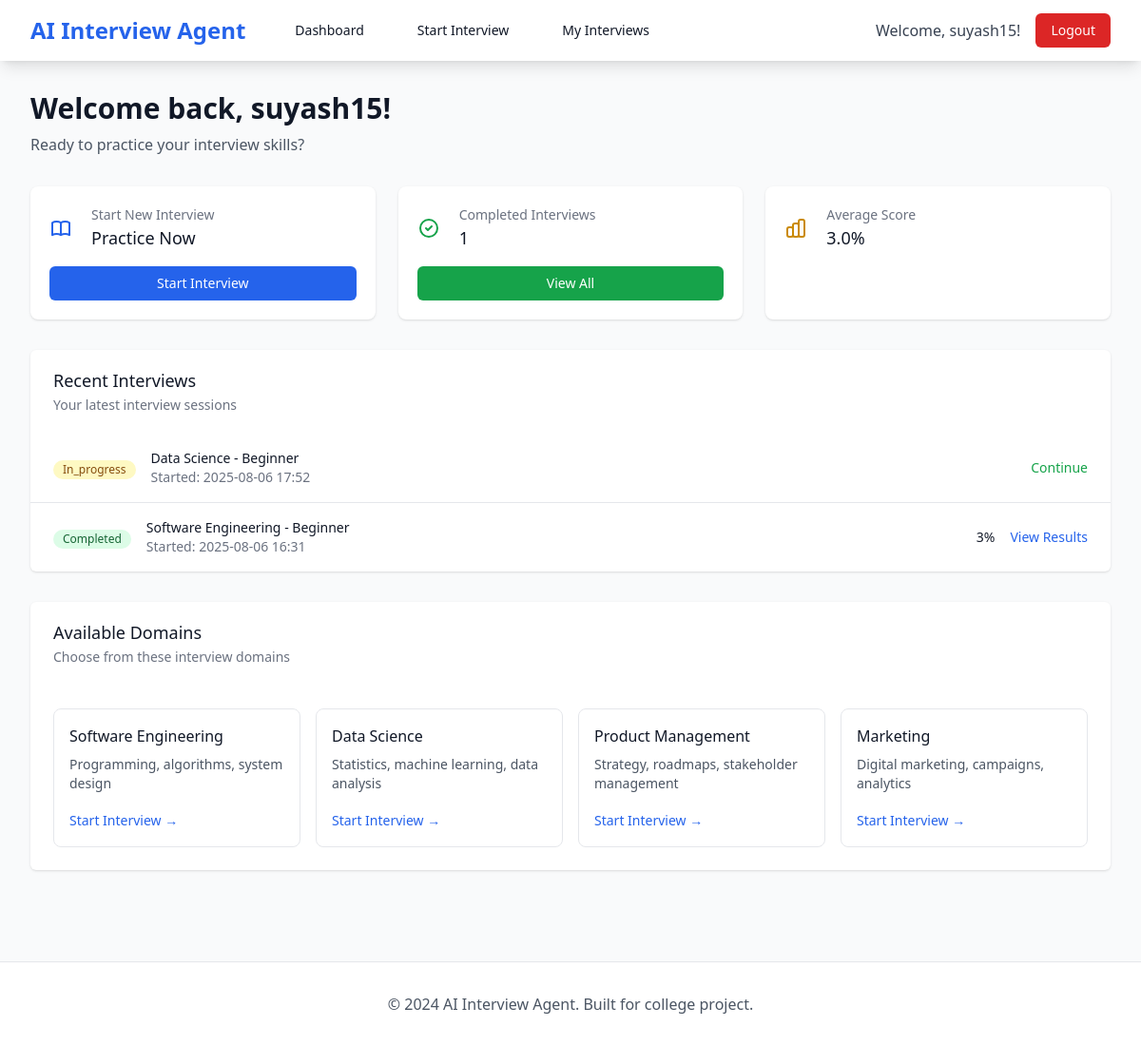
The page /dashboard (signed in) on the database as committed earlier.
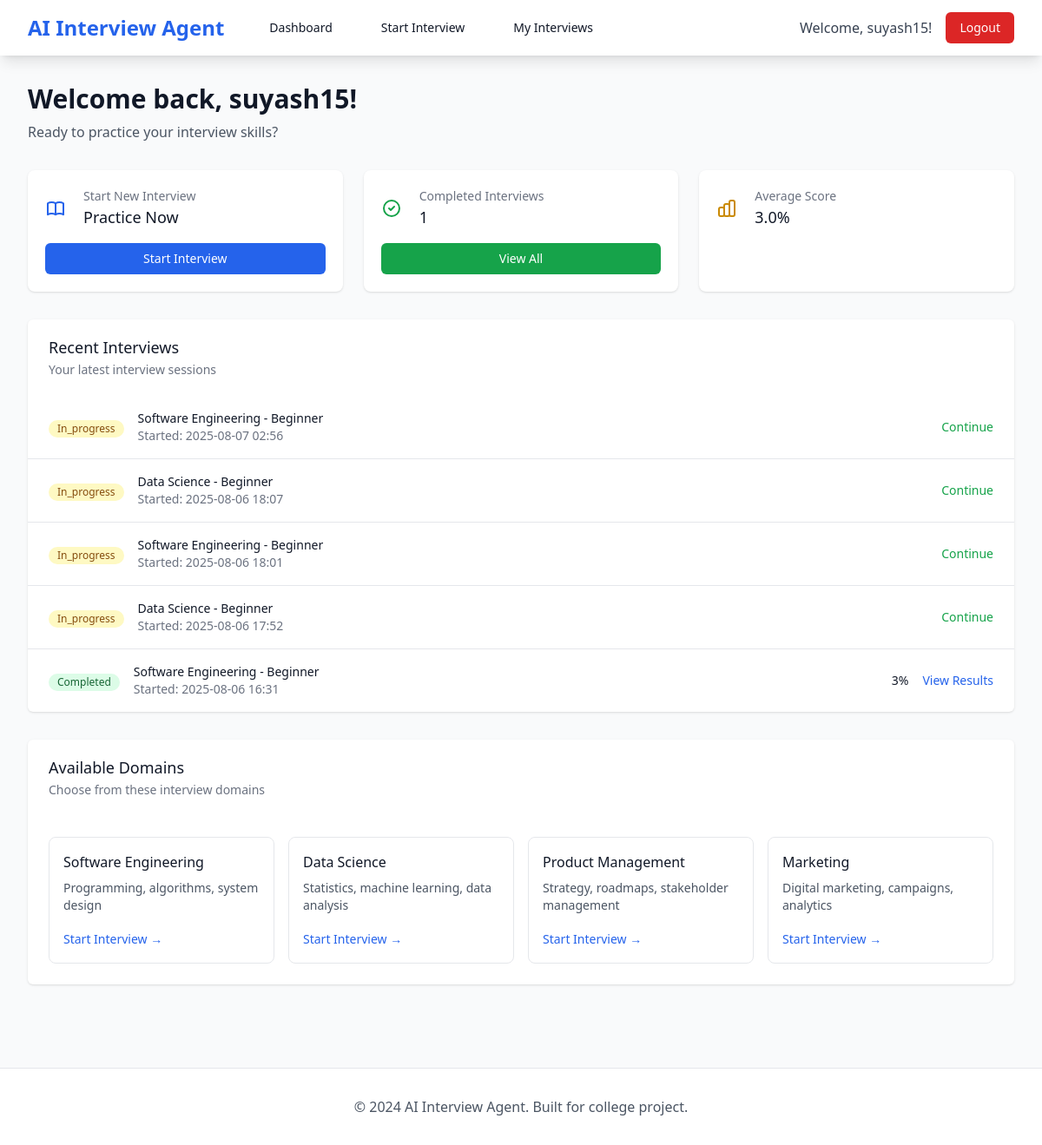
The same page on the database as committed later.
### database.py (models this page shows)
class User(UserMixin, db.Model):
    __tablename__ = 'users'
    id = db.Column(db.Integer, primary_key=True)
    email = db.Column(db.String(255), unique=True, nullable=False, index=True)
    username = db.Column(db.String(100), unique=True, nullable=False, index=True)
    password_hash = db.Column(db.String(255), nullable=False)
    full_name = db.Column(db.String(255), nullable=True)
    age = db.Column(db.Integer, nullable=True)
    gender = db.Column(db.String(20), nullable=True)
    is_active = db.Column(db.Boolean, default=True)
    created_at = db.Column(db.DateTime, default=datetime.utcnow)
    updated_at = db.Column(db.DateTime, default=datetime.utcnow, onupdate=datetime.utcnow)
    interviews = db.relationship('Interview', backref='user', lazy=True)

class Interview(db.Model):
    __tablename__ = 'interviews'
    id = db.Column(db.Integer, primary_key=True)
    user_id = db.Column(db.Integer, db.ForeignKey('users.id'), nullable=False)
    domain_id = db.Column(db.Integer, db.ForeignKey('domains.id'), nullable=False)
    difficulty_level = db.Column(db.String(20), nullable=False)
    duration_minutes = db.Column(db.Integer, default=30)
    status = db.Column(db.String(20), default='in_progress')  # in_progress, completed, cancelled
    overall_score = db.Column(db.Integer, nullable=True)  # 0-100
    feedback = db.Column(db.Text, nullable=True)
    started_at = db.Column(db.DateTime, default=datetime.utcnow)
    completed_at = db.Column(db.DateTime, nullable=True)
    answers = db.relationship('Answer', backref='interview', lazy=True)

class Domain(db.Model):
    __tablename__ = 'domains'
    id = db.Column(db.Integer, primary_key=True)
    name = db.Column(db.String(100), unique=True, nullable=False)
    description = db.Column(db.Text, nullable=True)
    created_at = db.Column(db.DateTime, default=datetime.utcnow)
    questions = db.relationship('Question', backref='domain', lazy=True)
    interviews = db.relationship('Interview', backref='domain', lazy=True)

### app.py (the view)
@app.route('/dashboard')
@login_required
def dashboard():
    recent_interviews = Interview.query.filter_by(user_id=current_user.id).order_by(Interview.started_at.desc()).limit(5).all()
    domains = interview_service.get_domains()
    return render_template('dashboard.html',
                         recent_interviews=recent_interviews,
                         domains=domains)

### auth.py (called while the page is built)
@login_manager.user_loader
def load_user(user_id):
    return User.query.get(int(user_id))

### interview.py (called while the page is built)
    def get_domains(self):
        return Domain.query.all()

### templates/dashboard.html (shortened to what this page needs)
{% extends "base.html" %}
{% block content %}
<div class="max-w-7xl mx-auto px-4 sm:px-6 lg:px-8 py-8">
    <div class="mb-8">
        <h1 class="text-3xl font-bold text-gray-900">Welcome back, {{ current_user.username }}!</h1>
        <p class="text-gray-600 mt-2">Ready to practice your interview skills?</p>
    </div>
    <div class="grid grid-cols-1 md:grid-cols-3 gap-6 mb-8">
        <div class="bg-white overflow-hidden shadow rounded-lg">
            <div class="p-5">
                <div class="flex items-center">
                    <div class="flex-shrink-0">
                    </div>
                    <div class="ml-5 w-0 flex-1">
                        <dl>
                            <dt class="text-sm font-medium text-gray-500 truncate">Start New Interview</dt>
                            <dd class="text-lg font-medium text-gray-900">Practice Now</dd>
                        </dl>
                    </div>
                </div>
                <div class="mt-4">
                    <a href="{{ url_for('start_interview') }}" class="bg-blue-600 hover:bg-blue-700 text-white px-4 py-2 rounded-md text-sm font-medium w-full inline-block text-center">
                        Start Interview
                    </a>
                </div>
            </div>
        </div>
        <div class="bg-white overflow-hidden shadow rounded-lg">
            <div class="p-5">
                <div class="flex items-center">
                    <div class="flex-shrink-0">
                        <svg class="h-6 w-6 text-green-600" fill="none" stroke="currentColor" viewBox="0 0 24 24">
                            <path stroke-linecap="round" stroke-linejoin="round" stroke-width="2" d="M9 12l2 2 4-4m6 2a9 9 0 11-18 0 9 9 0 0118 0z"/>
                        </svg>
                    </div>
                    <div class="ml-5 w-0 flex-1">
                        <dl>
                            <dt class="text-sm font-medium text-gray-500 truncate">Completed Interviews</dt>
                            <dd class="text-lg font-medium text-gray-900">{{ recent_interviews|selectattr('status', 'equalto', 'completed')|list|length }}</dd>
                        </dl>
                    </div>
                </div>
                <div class="mt-4">
                    <a href="{{ url_for('my_interviews') }}" class="bg-green-600 hover:bg-green-700 text-white px-4 py-2 rounded-md text-sm font-medium w-full inline-block text-center">
                        View All
                    </a>
                </div>
            </div>
        </div>
        <div class="bg-white overflow-hidden shadow rounded-lg">
            <div class="p-5">
                <div class="flex items-center">
                    <div class="flex-shrink-0">
                    </div>
                    <div class="ml-5 w-0 flex-1">
                        <dl>
                            <dt class="text-sm font-medium text-gray-500 truncate">Average Score</dt>
                            <dd class="text-lg font-medium text-gray-900">
                                {% set completed_interviews = recent_interviews|selectattr('status', 'equalto', 'completed')|list %}
                                {% if completed_interviews %}
                                    {{ "%.1f"|format(completed_interviews|map(attribute='overall_score')|sum / completed_interviews|length) }}%
                                {% else %}
                                    N/A
                                {% endif %}
                            </dd>
                        </dl>
                    </div>
                </div>
            </div>
        </div>
    </div>
    <div class="bg-white shadow overflow-hidden sm:rounded-md mb-8">
        <div class="px-4 py-5 sm:px-6">
            <h3 class="text-lg leading-6 font-medium text-gray-900">Recent Interviews</h3>
            <p class="mt-1 max-w-2xl text-sm text-gray-500">Your latest interview sessions</p>
        </div>
        {% if recent_interviews %}
            <ul class="divide-y divide-gray-200">
                {% for interview in recent_interviews %}
                <li>
                    <div class="px-4 py-4 sm:px-6">
                        <div class="flex items-center justify-between">
                            <div class="flex items-center">
                                <div class="flex-shrink-0">
                                    <span class="inline-flex items-center px-2.5 py-0.5 rounded-full text-xs font-medium
                                        {% if interview.status == 'completed' %}bg-green-100 text-green-800{% elif interview.status == 'in_progress' %}bg-yellow-100 text-yellow-800{% else %}bg-gray-100 text-gray-800{% endif %}">
                                        {{ interview.status|title }}
                                    </span>
                                </div>
                                <div class="ml-4">
                                    <div class="text-sm font-medium text-gray-900">
                                        {{ interview.domain.name }} - {{ interview.difficulty_level|title }}
                                    </div>
                                    <div class="text-sm text-gray-500">
                                        Started: {{ interview.started_at.strftime('%Y-%m-%d %H:%M') }}
                                    </div>
                                </div>
                            </div>
                            <div class="flex items-center space-x-4">
                                {% if interview.overall_score %}
                                    <span class="text-sm font-medium text-gray-900">{{ interview.overall_score }}%</span>
                                {% endif %}
                                {% if interview.status == 'completed' %}
                                    <a href="{{ url_for('results_page', interview_id=interview.id) }}"
                                       class="text-blue-600 hover:text-blue-900 text-sm font-medium">
                                        View Results
                                    </a>
                                {% elif interview.status == 'in_progress' %}
                                    <a href="{{ url_for('interview_page', interview_id=interview.id) }}"
                                       class="text-green-600 hover:text-green-900 text-sm font-medium">
                                        Continue
                                    </a>
                                {% endif %}
                            </div>
                        </div>
                    </div>
                </li>
                {% endfor %}
            </ul>
        {% endif %}
    </div>
    <div class="bg-white shadow overflow-hidden sm:rounded-md">
        <div class="px-4 py-5 sm:px-6">
            <h3 class="text-lg leading-6 font-medium text-gray-900">Available Domains</h3>
            <p class="mt-1 max-w-2xl text-sm text-gray-500">Choose from these interview domains</p>
        </div>
        <div class="grid grid-cols-1 md:grid-cols-2 lg:grid-cols-4 gap-4 p-6">
            {% for domain in domains %}
                <div class="border border-gray-200 rounded-lg p-4 hover:shadow-md transition-shadow">
                    <h4 class="font-medium text-gray-900 mb-2">{{ domain.name }}</h4>
                    <p class="text-sm text-gray-600 mb-4">{{ domain.description }}</p>
                    <a href="{{ url_for('start_interview') }}?domain={{ domain.id }}"
                       class="text-blue-600 hover:text-blue-900 text-sm font-medium">
                        Start Interview →
                    </a>
                </div>
            {% endfor %}
        </div>
    </div>
</div>
{% endblock %}

### templates/base.html (shortened to what this page needs)
<!DOCTYPE html>
<html lang="en">
<head>
    <script src="https://cdn.tailwindcss.com"></script>
    <link rel="stylesheet" href="{{ url_for('static', filename='css/style.css') }}">
</head>
<body class="bg-gray-50 min-h-screen">
    <nav class="bg-white shadow-lg">
        <div class="max-w-7xl mx-auto px-4 sm:px-6 lg:px-8">
            <div class="flex justify-between h-16">
                <div class="flex items-center">
                    <a href="{{ url_for('index') }}" class="flex-shrink-0">
                        <h1 class="text-2xl font-bold text-blue-600">AI Interview Agent</h1>
                    </a>
                    {% if current_user.is_authenticated %}
                    <div class="hidden md:ml-10 md:flex md:space-x-8">
                        <a href="{{ url_for('dashboard') }}" class="text-gray-900 hover:text-blue-600 px-3 py-2 rounded-md text-sm font-medium">
                            Dashboard
                        </a>
                        <a href="{{ url_for('start_interview') }}" class="text-gray-900 hover:text-blue-600 px-3 py-2 rounded-md text-sm font-medium">
                            Start Interview
                        </a>
                        <a href="{{ url_for('my_interviews') }}" class="text-gray-900 hover:text-blue-600 px-3 py-2 rounded-md text-sm font-medium">
                            My Interviews
                        </a>
                    </div>
                    {% endif %}
                </div>
                <div class="flex items-center space-x-4">
                    {% if current_user.is_authenticated %}
                        <span class="text-gray-700">Welcome, {{ current_user.username }}!</span>
                        <a href="{{ url_for('logout') }}" class="bg-red-600 hover:bg-red-700 text-white px-4 py-2 rounded-md text-sm font-medium">
                            Logout
                        </a>
                    {% endif %}
                </div>
            </div>
        </div>
    </nav>
    <main class="flex-1">
        {% block content %}{% endblock %}
    </main>
    <footer class="bg-white border-t mt-16">
        <div class="max-w-7xl mx-auto px-4 sm:px-6 lg:px-8 py-8">
            <p class="text-center text-gray-600">&copy; 2024 AI Interview Agent. Built for college project.</p>
        </div>
    </footer>
</body>
</html>

Rows that differ between the two databases and show on the page:
added Interview: status "In_progress", domain.name "Software Engineering", difficulty_level "Beginner", started_at "2025-08-07 02:56"
added Interview: status "In_progress", domain.name "Data Science", difficulty_level "Beginner", started_at "2025-08-06 18:07"
added Interview: status "In_progress", domain.name "Software Engineering", difficulty_level "Beginner", started_at "2025-08-06 18:01"
